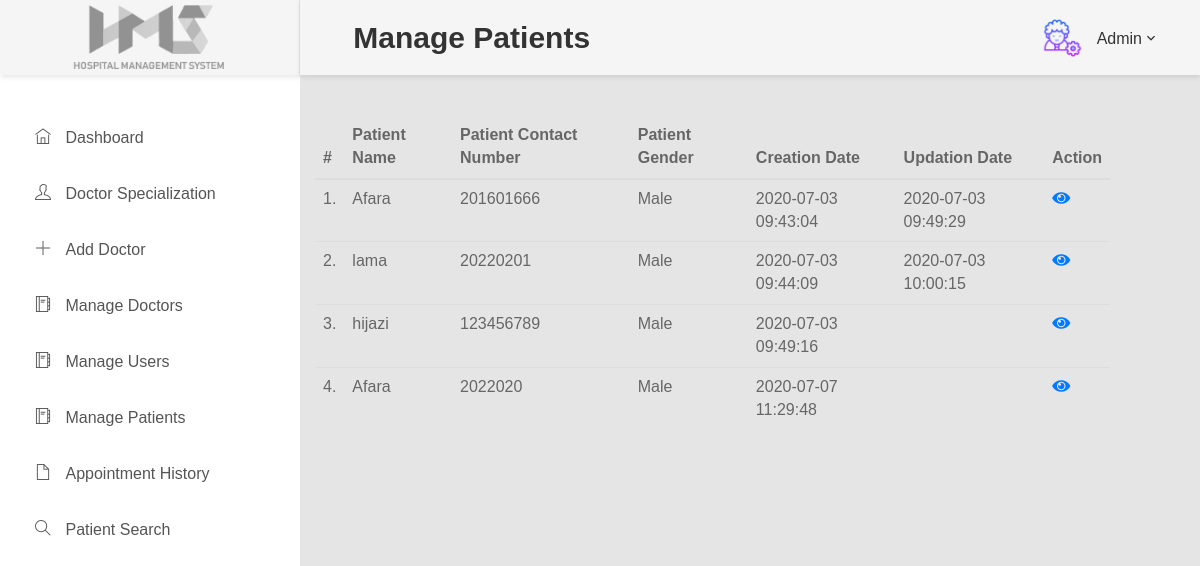
Screenshot of /HMS/admin/manage-patient.php (signed in) with the database file from the repository.
### tables this page shows
CREATE TABLE IF NOT EXISTS `tblpatient` (
  `ID` int(10) NOT NULL AUTO_INCREMENT,
  `Docid` int(10) DEFAULT NULL,
  `PatientName` varchar(200) DEFAULT NULL,
  `PatientContno` bigint(10) DEFAULT NULL,
  `PatientEmail` varchar(200) DEFAULT NULL,
  `PatientGender` varchar(50) DEFAULT NULL,
  `PatientAdd` mediumtext,
  `PatientAge` int(10) DEFAULT NULL,
  `PatientMedhis` mediumtext,
  `CreationDate` timestamp NULL DEFAULT CURRENT_TIMESTAMP,
  `UpdationDate` timestamp NULL DEFAULT NULL ON UPDATE CURRENT_TIMESTAMP,
  PRIMARY KEY (`ID`),
  KEY `Docid` (`Docid`)
);

### HMS/admin/manage-patient.php (the view, shortened to what this page needs)
<?php
include('include/config.php');
?>
<!DOCTYPE html>
<html lang="en">
<head>
    <link rel="stylesheet" href="../vendor/bootstrap/css/bootstrap.min.css">
    <link rel="stylesheet" href="../vendor/fontawesome/css/font-awesome.min.css">
    <link rel="stylesheet" href="../vendor/themify-icons/themify-icons.min.css">
    <link href="../vendor/animate.css/animate.min.css" rel="stylesheet" media="screen">
    <link href="../vendor/perfect-scrollbar/perfect-scrollbar.min.css" rel="stylesheet" media="screen">
    <link href="../vendor/switchery/switchery.min.css" rel="stylesheet" media="screen">
    <link href="../vendor/bootstrap-touchspin/jquery.bootstrap-touchspin.min.css" rel="stylesheet" media="screen">
    <link href="../vendor/select2/select2.min.css" rel="stylesheet" media="screen">
    <link href="../vendor/bootstrap-datepicker/bootstrap-datepicker3.standalone.min.css" rel="stylesheet" media="screen">
    <link href="../vendor/bootstrap-timepicker/bootstrap-timepicker.min.css" rel="stylesheet" media="screen">
    <link href="../css/font-face.css" rel="stylesheet" media="all">
    <link href="../vendor/font-awesome-4.7/css/font-awesome.min.css" rel="stylesheet" media="all">
    <link href="../vendor/font-awesome-5/css/fontawesome-all.min.css" rel="stylesheet" media="all">
    <link href="../vendor/mdi-font/css/material-design-iconic-font.min.css" rel="stylesheet" media="all">
    <link href="../vendor/animsition/animsition.min.css" rel="stylesheet" media="all">
    <link href="../vendor/bootstrap-4.1/bootstrap.min.css" rel="stylesheet" media="all">
    <link href="../../css/theme.css" rel="stylesheet" media="all">
</head>
<body class="animsition">
<div class="page-wrapper">
    <aside class="menu-sidebar d-none d-lg-block">
        <div class="logo">
            <a href="#">
                <img src="../../images/icon/hms.png" alt="HMS" />
            </a>
        </div>
        <?php include('include/sidebar.php');?>
    </aside>
    <div class="page-container">
        <header class="header-desktop">
            <div class="section__content section__content--p30">
                <div class="container-fluid">
                    <div class="header-wrap">
                        <h2>&nbsp;Manage Patients</h2>
                        <?php include('include/header.php');?>
                        <div class="main-content" >
                            <div class="wrap-content container" id="container">
                                <div class="row">
                                    <div class="col-md-11">
                                        <table class="table table-hover" id="sample-table-1">
                                            <thead>
                                            <tr>
                                                <th class="center">#</th>
                                                <th>Patient Name</th>
                                                <th>Patient Contact Number</th>
                                                <th>Patient Gender </th>
                                                <th>Creation Date </th>
                                                <th>Updation Date </th>
                                                <th>Action</th>
                                            </tr>
                                            </thead>
                                            <tbody>
                                            <?php
                                            $sql=mysqli_query($con,"select * from tblpatient");
                                            $cnt=1;
                                            while($row=mysqli_fetch_array($sql))
                                            {
                                                ?>
                                                <tr>
                                                    <td class="center"><?php echo $cnt;?>.</td>
                                                    <td class="hidden-xs"><?php echo $row['PatientName'];?></td>
                                                    <td><?php echo $row['PatientContno'];?></td>
                                                    <td><?php echo $row['PatientGender'];?></td>
                                                    <td><?php echo $row['CreationDate'];?></td>
                                                    <td><?php echo $row['UpdationDate'];?>
                                                    </td>
                                                    <td>
                                                        <a href="view-patient.php?viewid=<?php echo $row['ID'];?>"><i class="fa fa-eye"></i></a>
                                                    </td>
                                                </tr>
                                                <?php
                                                $cnt=$cnt+1;
                                            }?></tbody>
                                        </table>
                                    </div>
                                </div>
                            </div>
                        </div>
                    </div>
                </div>
</body>
</html>

### rows the page displays
tblpatient: PatientName "Afara", PatientContno "201601666", PatientGender "Male", CreationDate "2020-07-03 09:43:04", UpdationDate "2020-07-03 09:49:29"
tblpatient: PatientName "lama", PatientContno "20220201", PatientGender "Male", CreationDate "2020-07-03 09:44:09", UpdationDate "2020-07-03 10:00:15"
tblpatient: PatientName "hijazi", PatientContno "123456789", PatientGender "Male", CreationDate "2020-07-03 09:49:16"
tblpatient: PatientName "Afara", PatientContno "2022020", PatientGender "Male", CreationDate "2020-07-07 11:29:48"
